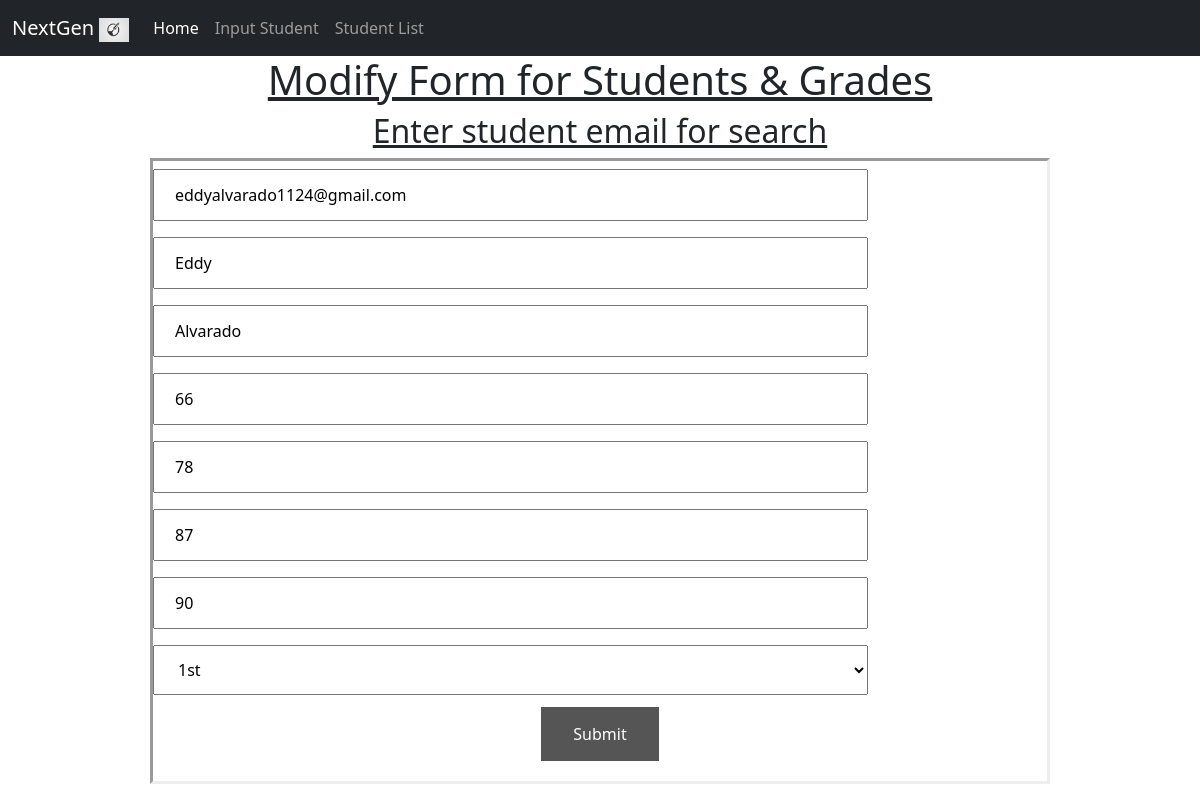
Page /modifyStudent/1/ on the committed database.
### report_card/models.py (models this page shows, shortened)
class ReportCard(models.Model):
    Fname = models.CharField(max_length=100)
    Lname = models.CharField(max_length=100)
    Email = models.EmailField()
    Math = models.IntegerField()
    English = models.IntegerField()
    Physics = models.IntegerField()
    Chemistry = models.IntegerField()
    First = '1st'
    Second = '2nd'
    Third = '3rd'
    Fourth = '4th'
    Fifth = '5th'
    grade = [
        (First, '1st'),
        (Second, '2nd'),
        (Third, '3rd'),
        (Fourth, '4th'),
        (Fifth, '5th'),
    ]
    year_in_school = models.CharField(
        max_length=3,
        choices=grade,
        default=First,
    )

### report_card/views.py (the view)
# urls.py: path('modifyStudent/<str:pk>/', views.modifyStudent, name='modifyStudent'),
def modifyStudent(request, pk):
    student = ReportCard.objects.get(id=pk)
    form = ReportForm(instance=student)
    if request.method == 'POST':
        form = ReportForm(request.POST, instance=student)
        if form.is_valid():
            form.save()
            return redirect('studentView')
    context = {"form": form}
    return render(request, 'report_card/modify.html', context)

### report_card/forms.py
class ReportForm(ModelForm):
    class Meta:
        model = ReportCard
        fields = "__all__"

### report_card/templates/report_card/modify.html (shortened to what this page needs)
{% extends "report_card/base.html" %}
{% load static %}
{% load widget_tweaks %}
{% block content %}
        <h1 id="h1Eddy">Modify Form for Students & Grades</h1>
        <h2 id="h1Eddy"> Enter student email for search</h2>
        <form action="" method="post" id="formEddy">
            <div class="mb-3">
                {% render_field form.Email id="customEddy" placeholder="Email" %}<br>
                {% render_field form.Fname id="customEddy" placeholder="First Name"  %}<br>
                {% render_field form.Lname id="customEddy" placeholder="Last Name" %}<br>
                {% render_field form.Math id="customEddy" placeholder="Math Grade" %}<br>
                {% render_field form.English id="customEddy" placeholder="English Grade" %}<br>
                {% render_field form.Physics id="customEddy" placeholder="Physics Grade" %}<br>
                {% render_field form.Chemistry id="customEddy" placeholder="Chemistry Grade" %}<br>
                {% render_field form.year_in_school id="customEddy" placeholder="Current Grade" %}<br>
                <div class="flex-parent jc-center">
                    <button type="submit" >Submit</button>
                </div>
            </div>
        </form>
{% endblock %}

### report_card/templates/report_card/base.html (style rules this page uses)
#customEddy { width: 80%; padding: 12px 20px; margin: 8px 0; box-sizing: border-box; }
#formEddy { margin: 0 auto; width:900px; border-style: inset; border-width: medium; }
#h1Eddy { text-align: center; text-decoration: underline; }
.jc-center { justify-content: center; }
.flex-parent { display: flex; }
button { background-color: #555555; border: none; color: white; padding: 15px 32px; text-align: center; text-decoration: none; display: inline-block; font-size: 16px; margin: 4px 2px; cursor: pointer; }

### rows in the picture
ReportCard: Email "eddyalvarado1124@gmail.com", Fname "Eddy", Lname "Alvarado", Math "66", English "78", Physics "87", Chemistry "90", year_in_school "1st"
